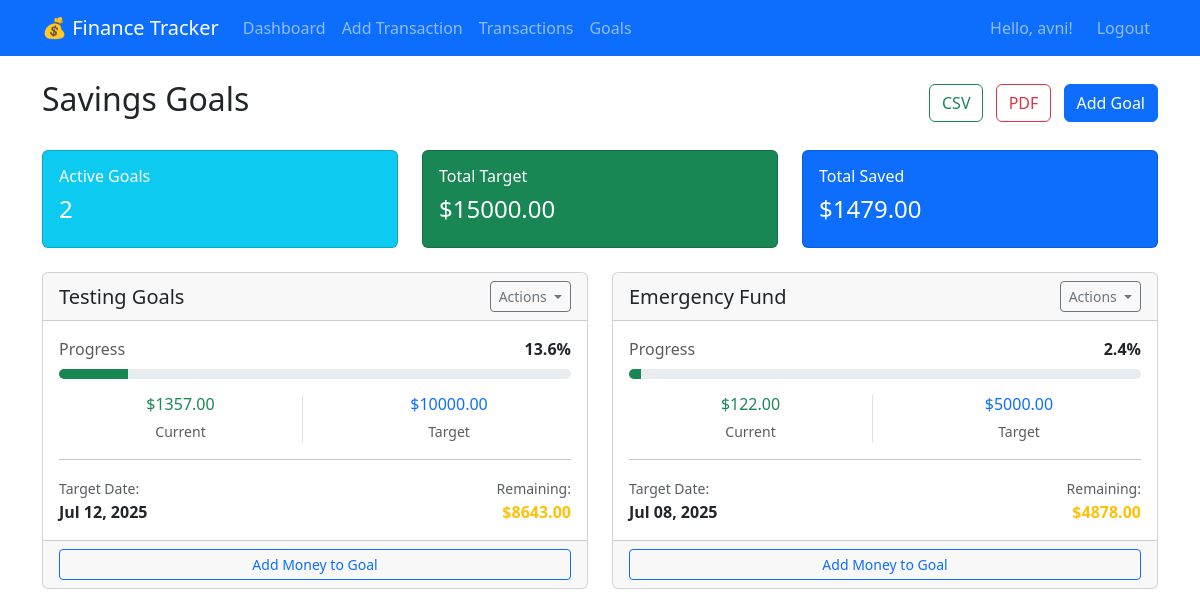
/goals/ (signed in), run on the app's committed database.
### tracker/models.py (models this page shows, shortened)
class SavingsGoal(models.Model):
    user = models.ForeignKey(User, on_delete=models.CASCADE)
    name = models.CharField(max_length=100)
    target_amount = models.DecimalField(max_digits=10, decimal_places=2)
    current_amount = models.DecimalField(max_digits=10, decimal_places=2, default=0)
    target_date = models.DateField()
    description = models.TextField(blank=True)
    created_at = models.DateTimeField(auto_now_add=True)
    updated_at = models.DateTimeField(auto_now=True)
    @property
    def progress_percentage(self):
        if self.target_amount > 0:
            return min((float(self.current_amount) / float(self.target_amount)) * 100, 100)
        return 0

### tracker/views.py (the view)
# urls.py: path('goals/', views.savings_goals, name='savings_goals'),
@login_required
def savings_goals(request):
    goals = SavingsGoal.objects.filter(user=request.user).order_by('-created_at')
    active_goals_count = goals.count()
    total_target = goals.aggregate(Sum('target_amount'))['target_amount__sum'] or 0
    total_saved = goals.aggregate(Sum('current_amount'))['current_amount__sum'] or 0
    for goal in goals:
        goal.remaining_amount = goal.target_amount - goal.current_amount
        goal.is_overdue = goal.target_date < timezone.now().date() and goal.progress_percentage < 100
    context = {
        'goals': goals,
        'active_goals_count': active_goals_count,
        'total_target': total_target,
        'total_saved': total_saved,
    }
    return render(request, 'tracker/goals.html', context)

### templates/tracker/goals.html (shortened to what this page needs)
{% extends 'base.html' %}
{% load static %}
{% block content %}
<div class="d-flex justify-content-between align-items-center mb-4">
    <h2>Savings Goals</h2>
    <div>
        <a href="{% url 'export_goals_csv' %}" class="btn btn-outline-success me-2">
             CSV
        </a>
        <a href="{% url 'export_goals_pdf' %}" class="btn btn-outline-danger me-2">
             PDF
        </a>
        <button class="btn btn-primary" data-bs-toggle="modal" data-bs-target="#addGoalModal">
             Add Goal
        </button>
    </div>
</div>
<div class="row mb-4">
    <div class="col-md-4">
        <div class="card bg-info text-white dashboard-card">
            <div class="card-body">
                <h6>Active Goals</h6>
                <h4>{{ active_goals_count }}</h4>
            </div>
        </div>
    </div>
    <div class="col-md-4">
        <div class="card bg-success text-white dashboard-card">
            <div class="card-body">
                <h6>Total Target</h6>
                <h4>${{ total_target|floatformat:2 }}</h4>
            </div>
        </div>
    </div>
    <div class="col-md-4">
        <div class="card bg-primary text-white dashboard-card">
            <div class="card-body">
                <h6>Total Saved</h6>
                <h4>${{ total_saved|floatformat:2 }}</h4>
            </div>
        </div>
    </div>
</div>
{% if goals %}
    <div class="row">
        {% for goal in goals %}
        <div class="col-lg-6 mb-4">
            <div class="card h-100">
                <div class="card-header d-flex justify-content-between align-items-center">
                    <h5 class="mb-0">{{ goal.name }}</h5>
                    <div class="dropdown">
                        <button class="btn btn-sm btn-outline-secondary dropdown-toggle" type="button" data-bs-toggle="dropdown">
                            Actions
                        </button>
                    </div>
                </div>
                <div class="card-body">
                    <div class="mb-3">
                        <div class="d-flex justify-content-between align-items-center mb-2">
                            <span class="text-muted">Progress</span>
                            <span class="fw-bold">{{ goal.progress_percentage|floatformat:1 }}%</span>
                        </div>
                        <div class="progress" style="height: 10px;">
                            <div class="progress-bar bg-success"
                                 role="progressbar"
                                 style="--progress: {{ goal.progress_percentage }}%; width: var(--progress);"
                                 aria-valuenow="{{ goal.progress_percentage }}"
                                 aria-valuemin="0"
                                 aria-valuemax="100">
                            </div>
                        </div>
                    </div>
                    <div class="row text-center">
                        <div class="col-6">
                            <div class="border-end">
                                <h6 class="text-success mb-1">${{ goal.current_amount|floatformat:2 }}</h6>
                                <small class="text-muted">Current</small>
                            </div>
                        </div>
                        <div class="col-6">
                            <h6 class="text-primary mb-1">${{ goal.target_amount|floatformat:2 }}</h6>
                            <small class="text-muted">Target</small>
                        </div>
                    </div>
                    <hr>
                    <div class="d-flex justify-content-between align-items-center">
                        <div>
                            <small class="text-muted">Target Date:</small>
                            <div class="fw-bold">{{ goal.target_date|date:"M d, Y" }}</div>
                        </div>
                        <div class="text-end">
                            <small class="text-muted">Remaining:</small>
                            <div class="fw-bold text-warning">${{ goal.remaining_amount|floatformat:2 }}</div>
                        </div>
                    </div>
                </div>
                <div class="card-footer">
                    {% if goal.progress_percentage >= 100 %}
                        <span class="badge bg-success w-100 py-2">🎉 Goal Achieved!</span>
                    {% elif goal.is_overdue %}
                        <span class="badge bg-danger w-100 py-2">⚠️ Overdue</span>
                    {% else %}
                        <button class="btn btn-outline-primary btn-sm w-100" onclick="addMoney('{{ goal.id }}', '{{ goal.name|escapejs }}')">
                            Add Money to Goal
                        </button>
                    {% endif %}
                </div>
            </div>
        </div>
        {% endfor %}
    </div>
{% endif %}
{% endblock %}

### templates/base.html (shortened to what this page needs)
<!DOCTYPE html>
{% load static %}
<html lang="en">
<head>
    <link href="https://cdn.jsdelivr.net/npm/bootstrap@5.3.0/dist/css/bootstrap.min.css" rel="stylesheet">
    <link rel="stylesheet" href="{% static 'css/style.css' %}">
</head>
<body>
    <nav class="navbar navbar-expand-lg navbar-dark bg-primary">
        <div class="container">
            <a class="navbar-brand" href="{% if user.is_authenticated %}{% url 'dashboard' %}{% else %}{% url 'home' %}{% endif %}">
                💰 Finance Tracker
            </a>
            <div class="collapse navbar-collapse" id="navbarNav">
                {% if user.is_authenticated %}
                    <div class="navbar-nav me-auto">
                        <a class="nav-link" href="{% url 'dashboard' %}">Dashboard</a>
                        <a class="nav-link" href="{% url 'add_transaction' %}">Add Transaction</a>
                        <a class="nav-link" href="{% url 'transaction_list' %}">Transactions</a>
                        <a class="nav-link" href="{% url 'savings_goals' %}">Goals</a>
                    </div>
                    <div class="navbar-nav ms-auto">
                        <span class="navbar-text me-3">Hello, {{ user.username }}!</span>
                        <a class="nav-link" href="{% url 'logout' %}">Logout</a>
                    </div>
                {% else %}
                    <div class="navbar-nav ms-auto">
                        <a class="nav-link" href="{% url 'login' %}">Login</a>
                        <a class="nav-link" href="{% url 'register' %}">Sign Up</a>
                    </div>
                {% endif %}
            </div>
        </div>
    </nav>
    <main class="container mt-4">
        {% block content %}
        {% endblock %}
    </main>
</body>
</html>

### static/css/style.css (style rules this page uses)
.dashboard-card { transition: transform 0.2s; }

### data on the page
SavingsGoal: name "Testing Goals", progress_percentage "13.6", current_amount "1357.00", target_amount "10000.00", target_date "Jul 12, 2025", remaining_amount "8643.00"
SavingsGoal: name "Emergency Fund", progress_percentage "2.4", current_amount "122.00", target_amount "5000.00", target_date "Jul 08, 2025", remaining_amount "4878.00"

### other printed values
{{ user.username }} "avni"
{{ active_goals_count }} "2"
{{ total_target|floatformat:2 }} "15000.00"
{{ total_saved|floatformat:2 }} "1479.00"
